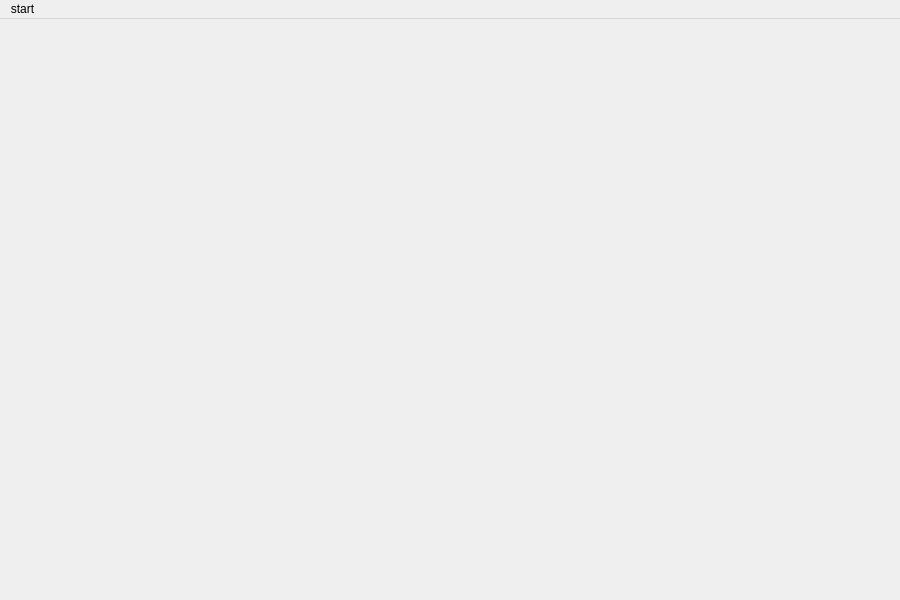
<?xml version="1.0" encoding="UTF-8"?>
<ui version="4.0">
 <class>MainWindow</class>
 <widget class="QMainWindow" name="MainWindow">
  <property name="enabled">
   <bool>true</bool>
  </property>
  <property name="geometry">
   <rect>
    <x>0</x>
    <y>0</y>
    <width>900</width>
    <height>600</height>
   </rect>
  </property>
  <property name="windowTitle">
   <string>MainWindow</string>
  </property>
  <widget class="QWidget" name="centralwidget"/>
  <widget class="QMenuBar" name="menuBar">
   <property name="geometry">
    <rect>
     <x>0</x>
     <y>0</y>
     <width>900</width>
     <height>21</height>
    </rect>
   </property>
   <widget class="QMenu" name="menu">
    <property name="title">
     <string>start</string>
    </property>
    <addaction name="actionquit"/>
   </widget>
   <addaction name="menu"/>
  </widget>
  <action name="actionquit">
   <property name="checkable">
    <bool>false</bool>
   </property>
   <property name="text">
    <string>confuse</string>
   </property>
  </action>
 </widget>
 <resources/>
 <connections/>
</ui>
